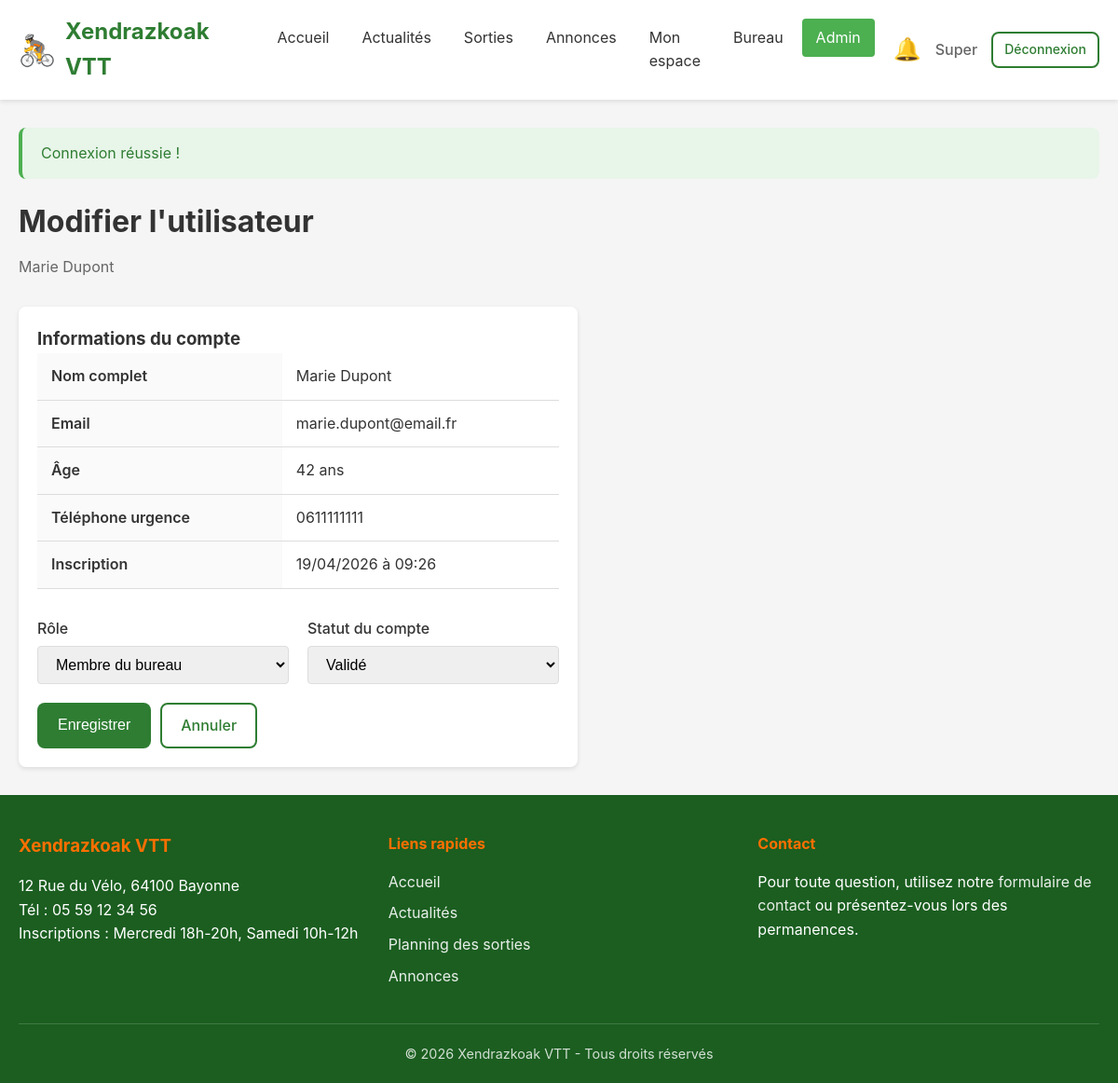
Screenshot of /admin_edit_user.php?id=2 (signed in) with the database file from the repository.
### tables this page shows
CREATE TABLE users (
    id INT AUTO_INCREMENT PRIMARY KEY,
    nom VARCHAR(100) NOT NULL,
    prenom VARCHAR(100) NOT NULL,
    email VARCHAR(255) NOT NULL UNIQUE,
    password_hash VARCHAR(255) NOT NULL,
    age INT NOT NULL,
    responsable_nom_prenom VARCHAR(200) DEFAULT NULL COMMENT 'Obligatoire si age < 18',
    telephone_urgence VARCHAR(20) NOT NULL,
    commentaire TEXT DEFAULT NULL,
    role ENUM('visiteur', 'utilisateur', 'bureau', 'admin') DEFAULT 'utilisateur',
    statut_compte ENUM('en_attente', 'valide', 'refuse', 'desactive') DEFAULT 'en_attente',
    created_at DATETIME DEFAULT CURRENT_TIMESTAMP,
    updated_at DATETIME DEFAULT CURRENT_TIMESTAMP ON UPDATE CURRENT_TIMESTAMP
);

CREATE TABLE club_infos (
    id INT AUTO_INCREMENT PRIMARY KEY,
    nom_club VARCHAR(200) NOT NULL,
    adresse TEXT NOT NULL,
    telephone VARCHAR(20) NOT NULL,
    jours_inscription VARCHAR(255) NOT NULL,
    youtube_url VARCHAR(500) DEFAULT NULL,
    updated_at DATETIME DEFAULT CURRENT_TIMESTAMP ON UPDATE CURRENT_TIMESTAMP
);

### auth.php (called while the page is built, shortened)
<?php
require_once __DIR__ . '/functions.php';
function getUserById($id) {
    $sql = "SELECT * FROM users WHERE id = ?";
    return dbFetchOne($sql, [$id]);
}

### db.php (called while the page is built, shortened)
<?php
function getDB() {
    static $pdo = null;
    if ($pdo !== null) {
        return $pdo;
    }
    try {
        $dsn = "mysql:host=" . DB_HOST . ";dbname=" . DB_NAME . ";charset=" . DB_CHARSET;
        $options = [
            PDO::ATTR_ERRMODE            => PDO::ERRMODE_EXCEPTION,
            PDO::ATTR_DEFAULT_FETCH_MODE => PDO::FETCH_ASSOC,
            PDO::ATTR_EMULATE_PREPARES   => false,
        ];
        $pdo = new PDO($dsn, DB_USER, DB_PASS, $options);
        return $pdo;
    } catch (PDOException $e) {
        if (DEBUG_MODE) {
            die("Erreur de connexion à la base de données : " . $e->getMessage());
        } else {
            die("Erreur de connexion à la base de données. Veuillez réessayer plus tard.");
        }
    }
}
function dbFetchOne($sql, $params = []) {
    $stmt = getDB()->prepare($sql);
    $stmt->execute($params);
    return $stmt->fetch();
}

### admin_edit_user.php (the view, shortened to what this page needs)
<?php
require_once __DIR__ . '/auth.php';
$id = (int)($_GET['id'] ?? 0);
$editUser = getUserById($id);
require_once __DIR__ . '/header.php';
?>
<div class="page-header">
    <h1>Modifier l'utilisateur</h1>
    <p><?php echo escape($editUser['prenom'] . ' ' . $editUser['nom']); ?></p>
</div>
<div class="card" style="max-width: 600px;">
    <div class="card-body">
        <h3>Informations du compte</h3>
        <table class="table mb-3">
            <tr>
                <th>Nom complet</th>
                <td><?php echo escape($editUser['prenom'] . ' ' . $editUser['nom']); ?></td>
            </tr>
            <tr>
                <th>Email</th>
                <td><?php echo escape($editUser['email']); ?></td>
            </tr>
            <tr>
                <th>Âge</th>
                <td><?php echo $editUser['age']; ?> ans</td>
            </tr>
            <tr>
                <th>Téléphone urgence</th>
                <td><?php echo escape($editUser['telephone_urgence']); ?></td>
            </tr>
            <tr>
                <th>Inscription</th>
                <td><?php echo formatDate($editUser['created_at'], true); ?></td>
            </tr>
        </table>
        <form method="POST" action="">
            <div class="form-row">
                <div class="form-group">
                    <label for="role">Rôle</label>
                    <select name="role" id="role" class="form-control">
                        <option value="bureau" <?php echo $editUser['role'] === 'bureau' ? 'selected' : ''; ?>>
                            Membre du bureau
                        </option>
                    </select>
                </div>
                <div class="form-group">
                    <label for="statut_compte">Statut du compte</label>
                    <select name="statut_compte" id="statut_compte" class="form-control">
                        <option value="valide" <?php echo $editUser['statut_compte'] === 'valide' ? 'selected' : ''; ?>>
                            Validé
                        </option>
                    </select>
                </div>
            </div>
            <div class="flex gap-1">
                <button type="submit" class="btn btn-primary">Enregistrer</button>
                <a href="manage_users.php" class="btn btn-outline">Annuler</a>
            </div>
        </form>
    </div>
</div>
<?php require_once __DIR__ . '/footer.php'; ?>

### footer.php (shortened to what this page needs)
        </div>
    </main>
    <footer class="main-footer">
        <div class="container">
            <div class="footer-content">
                <div class="footer-info">
                    <h3><?php echo SITE_NAME; ?></h3>
                    <?php if ($clubInfo): ?>
                        <p><?php echo escape($clubInfo['adresse']); ?></p>
                        <p>Tél : <?php echo escape($clubInfo['telephone']); ?></p>
                        <p>Inscriptions : <?php echo escape($clubInfo['jours_inscription']); ?></p>
                    <?php endif; ?>
                </div>
                <div class="footer-links">
                    <h4>Liens rapides</h4>
                    <ul>
                        <li><a href="index.php">Accueil</a></li>
                        <li><a href="actualites.php">Actualités</a></li>
                        <li><a href="sorties.php">Planning des sorties</a></li>
                        <li><a href="annonces.php">Annonces</a></li>
                    </ul>
                </div>
                <div class="footer-contact">
                    <h4>Contact</h4>
                    <p>Pour toute question, utilisez notre <a href="messages.php">formulaire de contact</a> ou présentez-vous lors des permanences.</p>
                </div>
            </div>
            <div class="footer-bottom">
                <p>&copy; <?php echo date('Y'); ?> <?php echo SITE_NAME; ?> - Tous droits réservés</p>
            </div>
        </div>
    </footer>
</body>
</html>

### css/style.css (style rules this page uses)
*, *::before, *::after { box-sizing: border-box; margin: 0; padding: 0; }
:root { --primary-color: #2e7d32; --primary-dark: #1b5e20; --primary-light: #4caf50; --secondary-color: #ff6f00; --secondary-dark: #e65100; --text-color: #333; --text-light: #666; --bg-color: #f5f5f5; --white: #fff; --border-color: #ddd; --success-color: #4caf50; --error-color: #f44336; --warning-color: #ff9800; --info-color: #2196f3; --shadow: 0 2px 5px rgba(0,0,0,0.1); --shadow-lg: 0 5px 15px rgba(0,0,0,0.15); --radius: 8px; --radius-sm: 4px; }
body { font-family: -apple-system, BlinkMacSystemFont, 'Segoe UI', Roboto, Oxygen, Ubuntu, sans-serif; font-size: 16px; line-height: 1.6; color: var(--text-color); background-color: var(--bg-color); min-height: 100vh; display: flex; flex-direction: column; }
a { color: var(--primary-color); text-decoration: none; }
.container { width: 100%; max-width: 1200px; margin: 0 auto; padding: 0 20px; }
.main-footer { background: var(--primary-dark); color: var(--white); padding: 40px 0 20px; margin-top: auto; }
.footer-content { display: grid; grid-template-columns: repeat(auto-fit, minmax(250px, 1fr)); gap: 30px; margin-bottom: 30px; }
.footer-info h3, .footer-links h4, .footer-contact h4 { margin-bottom: 15px; color: var(--secondary-color); }
.footer-links ul { list-style: none; }
.footer-links li { margin-bottom: 8px; }
.footer-links a, .footer-contact a { color: var(--white); opacity: 0.9; }
.footer-bottom { text-align: center; padding-top: 20px; border-top: 1px solid rgba(255,255,255,0.2); font-size: 0.9rem; opacity: 0.8; }
.btn { display: inline-block; padding: 10px 20px; font-size: 1rem; font-weight: 500; text-align: center; border: 2px solid transparent; border-radius: var(--radius); cursor: pointer; transition: all 0.2s; }
.btn-primary { background: var(--primary-color); color: var(--white); }
.btn-outline { background: transparent; border-color: var(--primary-color); color: var(--primary-color); }
.form-group { margin-bottom: 20px; }
.form-group label { display: block; margin-bottom: 5px; font-weight: 500; }
.form-control { width: 100%; padding: 10px 15px; font-size: 1rem; border: 1px solid var(--border-color); border-radius: var(--radius-sm); transition: border-color 0.2s, box-shadow 0.2s; }
select.form-control { cursor: pointer; }
.form-row { display: grid; grid-template-columns: repeat(auto-fit, minmax(200px, 1fr)); gap: 20px; }
.card { background: var(--white); border-radius: var(--radius); box-shadow: var(--shadow); overflow: hidden; }
.card-body { padding: 20px; }
.table { width: 100%; border-collapse: collapse; background: var(--white); }
.table th, .table td { padding: 12px 15px; text-align: left; border-bottom: 1px solid var(--border-color); }
.table th { background: #fafafa; font-weight: 600; }
.page-header { margin-bottom: 30px; }
.page-header h1 { font-size: 2rem; margin-bottom: 10px; }
.page-header p { color: var(--text-light); }
.mb-3 { margin-bottom: 30px; }
.flex { display: flex; }
.gap-1 { gap: 10px; }

### rows the page displays
users: prenom+nom "Marie Dupont", email "marie.dupont@email.fr", age "42", telephone_urgence "0611111111", created_at "19/04/2026 à 09:26", role "Membre du bureau", statut_compte "Validé"
club_infos: adresse "12 Rue du Vélo, 64100 Bayonne", telephone "05 59 12 34 56", jours_inscription "Mercredi 18h-20h, Samedi 10h-12h"

### other values shown
SITE_NAME "Xendrazkoak VTT"
$currentUser['prenom'] "Super"
$flash['message'] "Connexion réussie !"
